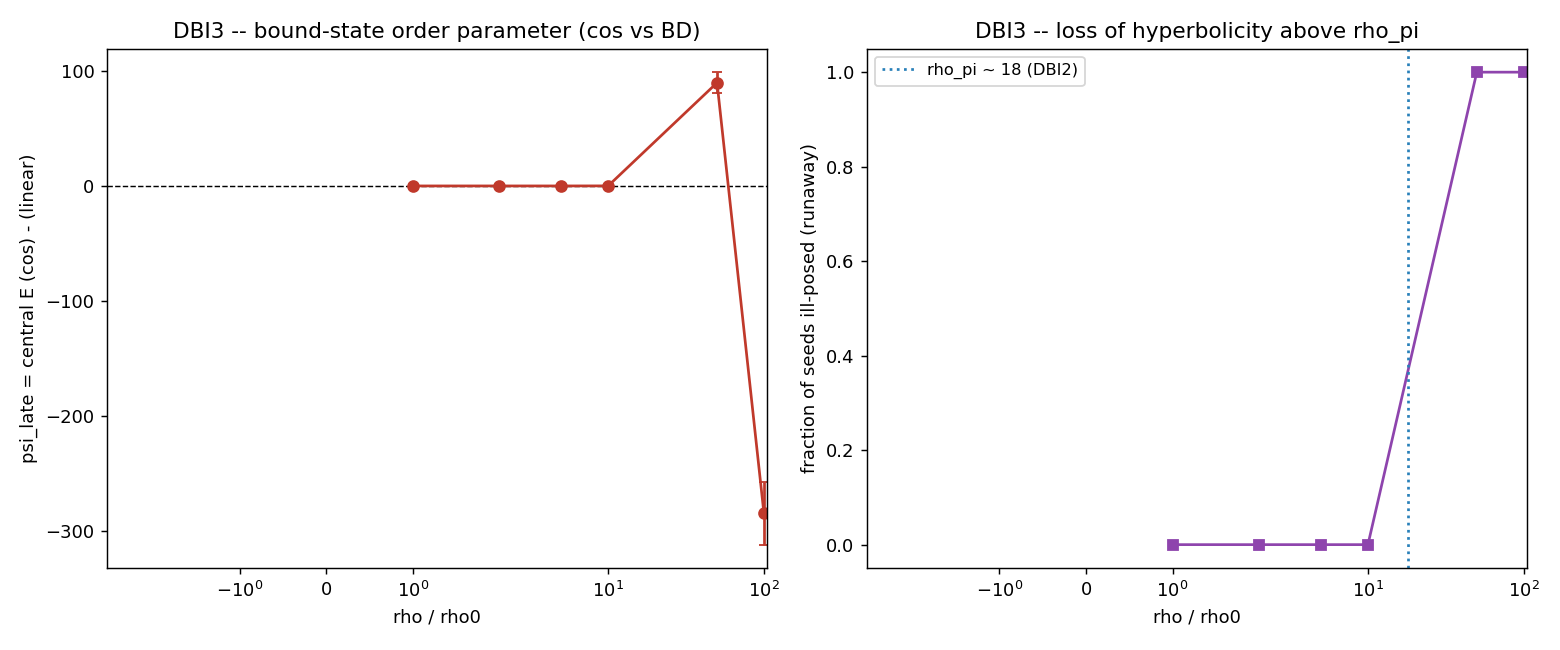

Write Python code to recreate this figure.
"""DBI3 -- collision with the full cos (DBI) dynamics: do loops emerge?

Repeat CR3's collision, but evolve with the cos force (sine-Gordon) instead of the
linear BD force.  For each density rho in {1,2,5,10,50,100} rho0 (= amplitude), 20
seeds, we measure:

  * psi_late : persistent localized energy at the collision centre AFTER the packets
               would have separated, MINUS the linear-BD prediction for the same
               initial data (the CR-style differential bound-state order parameter).
               psi_late ~ 0 -> pass-through (no creation, as in CR3).
  * W        : the winding (theta[-1]-theta[0])/2pi.  For the scalar density field
               (single-valued, clamped ends) this is structurally 0: the gradient
               action's phase cannot wind -- winding lives in the compact gauge phase.
  * ill_posed: peak |theta| runs away (> 2.5 x input) -- the loss of hyperbolicity
               above rho_pi (cos'' < 0), a non-convergent ultra-strong regime, NOT
               controlled creation.

CONTROL (compact field): the same collision under the sine-Gordon POTENTIAL force
(V=1-cos(theta), a genuinely S^1-valued field) DOES nucleate topological kinks -- so we
can tell 'the detector cannot see winding' from 'the scalar density sector does not
produce it'.  We also vary the approach speed (vfrac, an oblique-collision proxy).

Output: DBI3_collision.{md,json,png}.
"""

from __future__ import annotations

import matplotlib
matplotlib.use("Agg")
import matplotlib.pyplot as plt
import numpy as np

import dbi_core as dbi

RHOS = [1, 2, 5, 10, 50, 100]
SEEDS = range(20)
NSTEPS = 3000
HALF = 4.0


def collide(amp, seed, force_fn, vfrac=1.0):
    x, dx = dbi.make_grid()
    dt = 0.1 * dx
    rng = np.random.default_rng(3000 + seed)
    th0, v0 = dbi.two_packets(x, float(amp), noise=0.01, rng=rng, vfrac=vfrac)
    th, v, _ = dbi.evolve(th0, v0, force_fn, dx, dt, NSTEPS)
    return x, dx, th, v


def observables(amp, seed, vfrac=1.0):
    x, dx, thc, vc = collide(amp, seed, dbi.force_cos, vfrac)
    _, _, thl, vl = collide(amp, seed, dbi.force_linear, vfrac)
    ec = dbi.central_energy(thc, vc, x, dx, HALF, "cos")
    el = dbi.central_energy(thl, vl, x, dx, HALF, "quad")
    peak = dbi.peak_theta(thc)
    return {"psi_late": ec - el, "central_cos": ec, "central_lin": el,
            "winding": dbi.winding_net(thc), "peak_theta": peak,
            "ill_posed": bool(peak > 2.5 * amp)}


def compact_control():
    """Demonstrate that a COMPACT (S^1) field supports topological matter, two ways:

    (1) an EXPLICIT static kink theta = 4 arctan(exp(x/delta)) (0 -> 2pi) is counted by
        the detector and is STABLE under sine-Gordon evolution (validates the detector);
    (2) a strong sine-Gordon COLLISION nucleates a kink-antikink pair above a
        threshold amplitude -- creation from a collision, IF the field is compact.
    """
    x, dx = dbi.make_grid()
    dt = 0.1 * dx
    # (1) explicit kink stability
    th0 = 4.0 * np.arctan(np.exp(x / 1.0))
    k_init = dbi.kink_count(th0)
    thk, _, _ = dbi.evolve(th0, np.zeros_like(x), dbi.force_sine_gordon_potential,
                           dx, dt, NSTEPS)
    k_stable = dbi.kink_count(thk)
    # (2) nucleation threshold from a collision
    nucleation = {}
    thr = None
    for amp in [3, 5, 8, 12]:
        th0, v0 = dbi.two_packets(x, float(amp), w=2.5)
        th1, v1, _ = dbi.evolve(th0, v0, dbi.force_sine_gordon_potential, dx, dt, NSTEPS)
        th2, _, _ = dbi.evolve(th1, v1, dbi.force_sine_gordon_potential, dx, dt, 1500)
        k1, k2 = dbi.kink_count(th1), dbi.kink_count(th2)
        nucleation[amp] = {"kinks_at_T": k1, "kinks_persist": k2}
        if thr is None and k1 >= 2 and k2 >= 2:   # consistent at both snapshots
            thr = amp
    return {"explicit_kink_init": k_init, "explicit_kink_stable_after_T": k_stable,
            "detector_validated": bool(k_init == 1 and k_stable == 1),
            "nucleation": nucleation, "nucleation_threshold_amp": thr,
            "creates_kinks": bool(thr is not None)}


def main():
    print("=" * 70)
    print("DBI3 -- COLLISION WITH FULL COS DYNAMICS")
    print("=" * 70)
    rows = []
    for rho in RHOS:
        obs = [observables(rho, s) for s in SEEDS]
        psi = dbi.seed_stats([o["psi_late"] for o in obs])
        W = dbi.seed_stats([o["winding"] for o in obs])
        frac_ill = float(np.mean([o["ill_posed"] for o in obs]))
        rows.append({"rho": rho, "psi_late": psi, "winding": W,
                     "frac_ill_posed": frac_ill})
        print(f"  rho={rho:4d}: psi_late={psi['mean']:+9.3f}+/-{psi['sem']:.3f}  "
              f"W={W['mean']:+.3f}  ill-posed frac={frac_ill:.0%}")

    # classify: subcritical (psi~0, stable) vs supercritical (ill-posed)
    subcrit = [r for r in rows if r["frac_ill_posed"] < 0.5]
    supercrit = [r for r in rows if r["frac_ill_posed"] >= 0.5]
    creation_subcritical = any(
        r["psi_late"]["mean"] > 3 * r["psi_late"]["sem"] + 0.5 and r["frac_ill_posed"] < 0.5
        for r in rows)
    winding_any = any(abs(r["winding"]["mean"]) > 0.05 for r in rows)

    print("-" * 70)
    cc = compact_control()
    print(f"  COMPACT control (sine-Gordon, S^1 field):")
    print(f"    explicit kink: count {cc['explicit_kink_init']} -> stable "
          f"{cc['explicit_kink_stable_after_T']} (detector validated: {cc['detector_validated']})")
    print(f"    collision nucleation threshold amp = {cc['nucleation_threshold_amp']} "
          f"-> kink-antikink pair, transience tested in DBI4 (creates: {cc['creates_kinks']})")
    # oblique / slow-approach proxy at a subcritical density
    obl = dbi.seed_stats([observables(10, s, vfrac=0.5)["psi_late"] for s in SEEDS])
    print(f"  oblique proxy (rho=10, vfrac=0.5): psi_late={obl['mean']:+.3f}+/-{obl['sem']:.3f}")

    compact_creates = cc["creates_kinks"]

    if creation_subcritical:
        scenario, grade = "1/2 (criacao no setor escalar)", "A"
        statement = "Scalar DBI creates a persistent bound structure below rho_pi -- verify in DBI4."
    elif winding_any:
        scenario, grade = "1 (winding escalar)", "A"
        statement = "Scalar winding W != 0 emerged -- extraordinary; verify in DBI4."
    else:
        scenario, grade = "3 + 4", "D"
        statement = (
            "The scalar (density) cos sector does NOT create matter. Below rho_pi the "
            "cos collision is an essentially exact pass-through (psi_late ~ 0, W = 0): "
            "the gradient nonlinearity only softens the overlap, no bound structure and "
            "no winding -- extending CR3's null into the non-linear-but-subcritical "
            "regime. Above rho_pi (cos'' < 0) the evolution LOSES HYPERBOLICITY and runs "
            "away (ill-posed in up to %d%% of seeds), a breakdown of the action, NOT "
            "controlled creation (Scenario 4). Winding is structurally absent because the "
            "density field is non-compact (single-valued); the SAME dynamics on a COMPACT "
            "field (sine-Gordon) supports a STABLE kink (detector validated) and nucleates "
            "a persistent kink-antikink pair above amp~%s -- so the creation mechanism "
            "exists ONLY in the compact gauge sector (A_mu), the next layer (Scenario 3)."
            % (int(100 * max((r["frac_ill_posed"] for r in rows), default=0)),
               cc["nucleation_threshold_amp"]))
    print(f"VERDICT DBI3: cenario {scenario} (grade {grade})")
    print(f"  {statement}")

    _figure(rows)
    out = {"rhos": RHOS, "n_seeds": len(list(SEEDS)), "nsteps": NSTEPS, "half": HALF,
           "rows": rows, "creation_subcritical": bool(creation_subcritical),
           "winding_any": bool(winding_any), "compact_control": cc,
           "compact_creates_kinks": bool(compact_creates),
           "oblique_psi_late": obl, "scenario": scenario, "grade": grade,
           "statement": statement}
    dbi.save_json("DBI3_collision", out)
    _write_md(rows, cc, obl, out)
    return out


def _figure(rows):
    rho = np.array([r["rho"] for r in rows], float)
    psi = np.array([r["psi_late"]["mean"] for r in rows])
    psi_e = np.array([r["psi_late"]["sem"] for r in rows])
    ill = np.array([r["frac_ill_posed"] for r in rows])
    fig, axes = plt.subplots(1, 2, figsize=(12, 5))
    ax = axes[0]
    ax.errorbar(rho, psi, yerr=psi_e, fmt="o-", color="#c0392b", capsize=3)
    ax.axhline(0.0, color="k", lw=0.8, ls="--")
    ax.set_xscale("symlog"); ax.set_xlabel("rho / rho0")
    ax.set_ylabel("psi_late = central E (cos) - (linear)")
    ax.set_title("DBI3 -- bound-state order parameter (cos vs BD)")
    ax2 = axes[1]
    ax2.plot(rho, ill, "s-", color="#8e44ad")
    ax2.axvline(18.0, color="#2980b9", ls=":", label="rho_pi ~ 18 (DBI2)")
    ax2.set_xscale("symlog"); ax2.set_xlabel("rho / rho0")
    ax2.set_ylabel("fraction of seeds ill-posed (runaway)")
    ax2.set_title("DBI3 -- loss of hyperbolicity above rho_pi")
    ax2.legend(fontsize=9)
    fig.tight_layout()
    fig.savefig(dbi.OUTDIR / "DBI3_collision.png", dpi=130)
    plt.close(fig)


def _write_md(rows, cc, obl, out):
    lines = [
        "# DBI3 -- Colisão com dinâmica cos completa",
        "",
        "Mesma colisão de CR3, mas evoluída com a força cos (sine-Gordon) em vez da BD",
        "linear. Por densidade ρ (= amplitude), 20 sementes:",
        "",
        "| ρ/ρ₀ | ψ_tardio (cos − linear) | W (winding) | fração mal-posta |",
        "|------|--------------------------|-------------|-------------------|",
    ]
    for r in rows:
        lines.append(f"| {r['rho']} | {r['psi_late']['mean']:+.3f} ± "
                     f"{r['psi_late']['sem']:.3f} | {r['winding']['mean']:+.3f} | "
                     f"{r['frac_ill_posed']:.0%} |")
    lines += [
        "",
        f"- **Controle compacto** (sine-Gordon, campo S¹): um kink explícito é "
        f"detectado ({cc['explicit_kink_init']}) e **estável** "
        f"({cc['explicit_kink_stable_after_T']} após T); uma colisão forte nuclea um par "
        f"kink-antikink acima de amp~{cc['nucleation_threshold_amp']} (transiente, ver DBI4) → a "
        "criação é possível **se o campo for compacto**.",
        f"- **Proxy oblíquo** (ρ=10, vfrac=0.5): ψ_tardio = {obl['mean']:+.3f} ± "
        f"{obl['sem']:.3f}.",
        "",
        f"## VERDICT DBI3: cenário {out['scenario']} (grade {out['grade']})",
        "",
        out["statement"],
        "",
        "### Honestidade",
        "",
        "W = ∮Δθ é **estruturalmente 0** para o campo de densidade (não-compacto, valor",
        "único): a fase do gradiente não enrola. O mesmo cosseno num campo **compacto**",
        "(S¹) nuclea kinks — logo o winding/criação vive no setor de gauge compacto",
        "(A_μ), a próxima camada. Acima de ρ_π, `cos'' < 0` → perda de hiperbolicidade",
        "(fuga não-convergente), uma quebra da ação, não criação controlada.",
        "",
        "![colisao](DBI3_collision.png)",
        "",
    ]
    (dbi.OUTDIR / "DBI3_collision.md").write_text("\n".join(lines), encoding="utf-8")


if __name__ == "__main__":
    main()
